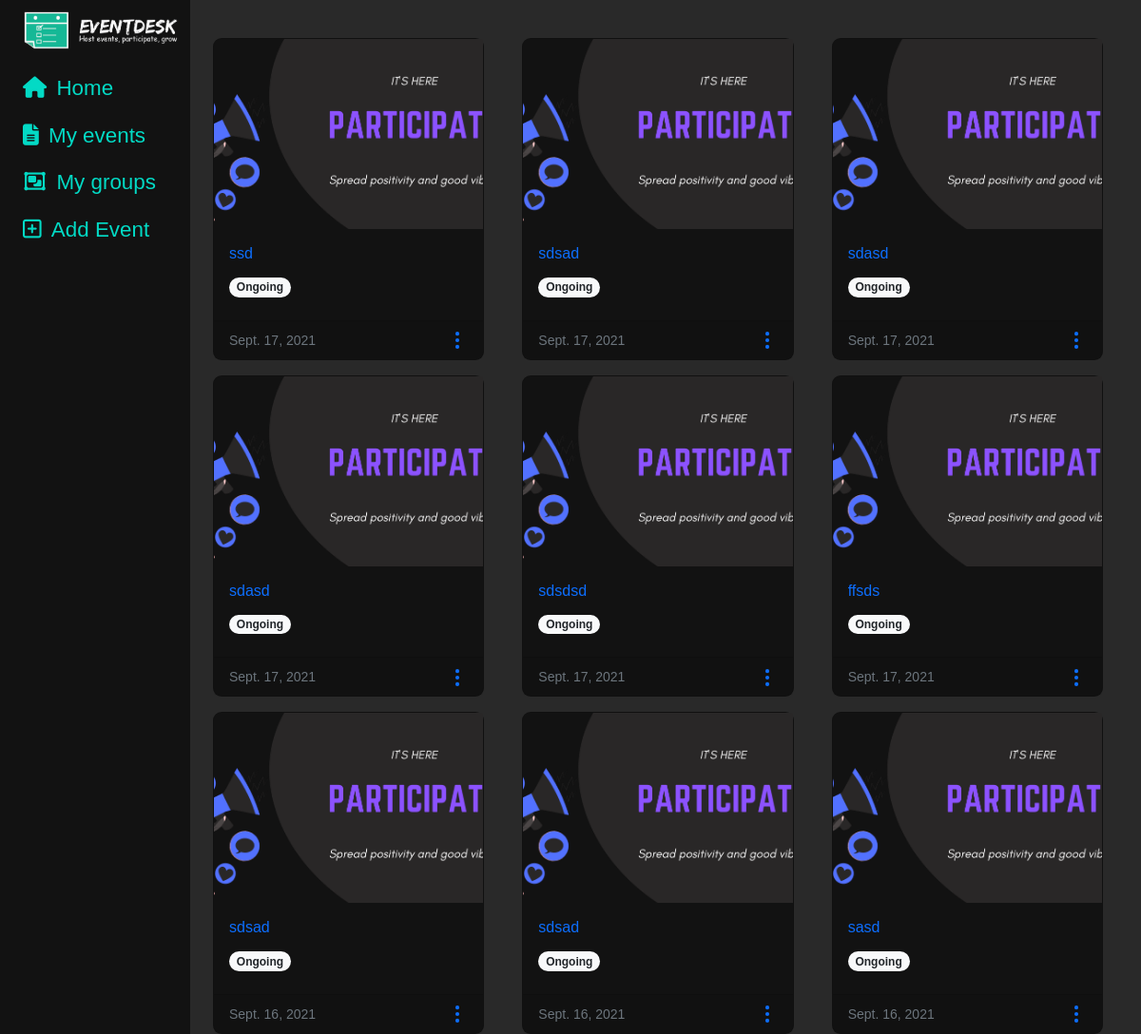
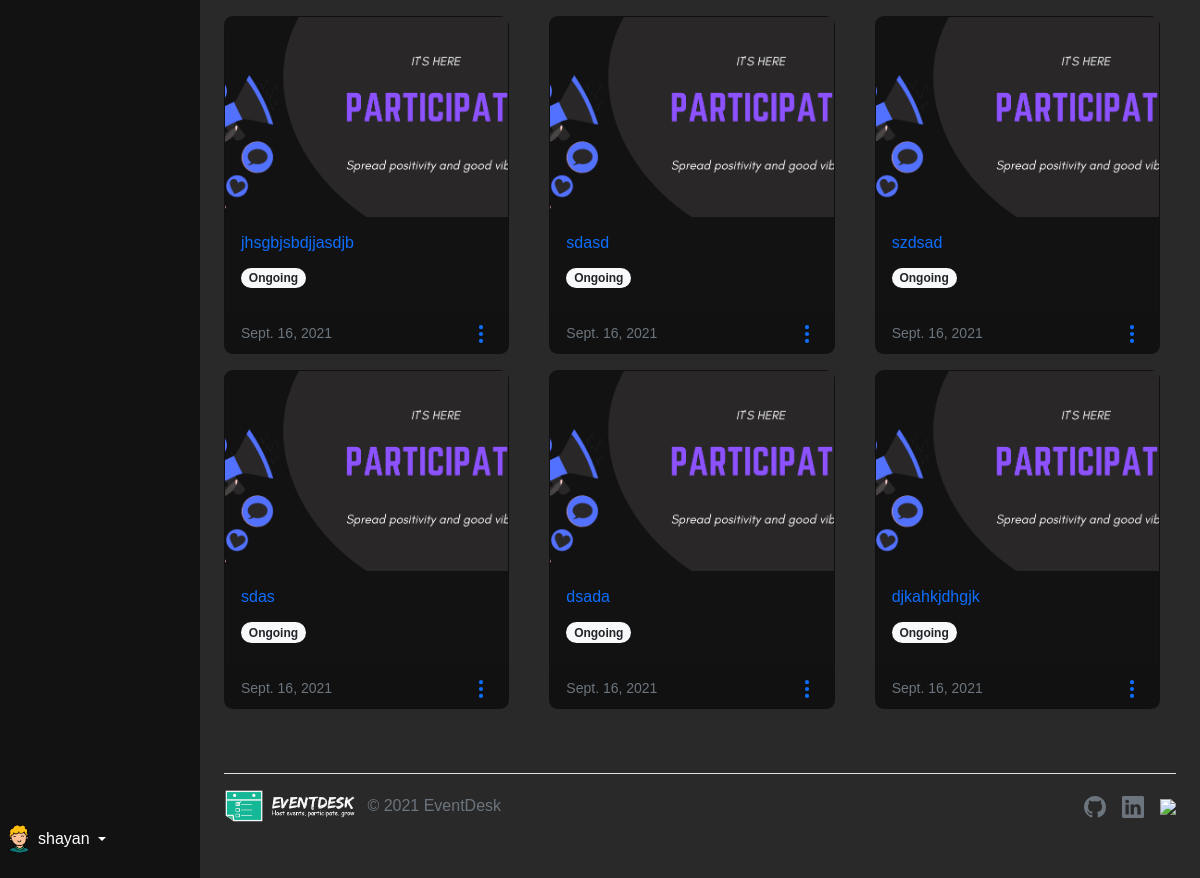
The app's page /events_list_host (signed in) with its own data (2 pictures, top to bottom).
### event_app/models.py (models this page shows, shortened)
class Profile(models.Model):
    user = models.OneToOneField(User, on_delete=models.CASCADE)
    bio = models.CharField(max_length=100,default=" ")
    type_of = models.CharField(max_length=2, choices=TYPE_OF_PROFILE,default='NR')
    dp = models.ImageField(upload_to= 'dp', default = 'avatar_obrx70.png')
    phone = models.BigIntegerField(null=True, blank=True)
    address = models.CharField(max_length=50, blank=True, null=True)

class Event(models.Model):
    title = models.CharField(max_length=400)
    unique_id = models.UUIDField(default=uuid.uuid4, editable=False)
    description = models.TextField(blank=True, null= True)
    poster = models.ImageField(upload_to= 'posters',default = 'poster_h9wa8t.png')
    rules = models.TextField(blank=True, null=True)
    type_of = models.CharField(max_length=2, choices=TYPE_OF_EVENT,default='NR')
    host = models.ForeignKey(Profile, on_delete=models.CASCADE)
    group = models.ForeignKey(EventGroup, on_delete=models.CASCADE, null=True, blank=True)
    no_of_participants  = models.IntegerField(default=0, blank=True, null=True)
    start_time = models.DateTimeField()
    end_time = models.DateTimeField()
    created_time = models.DateTimeField(auto_now_add=True)
    participants = models.ManyToManyField(Profile, related_name="participants")
    status = models.BooleanField(default=True)
    restricted = models.BooleanField(default=False)
    result_out = models.BooleanField(default=False)

### event_app/views.py (the view)
# urls.py: path('events_list_host', views.events_list_host, name='events_list_host'),
@login_required(login_url='/account/register_home')
def events_list_host(request):
    events = Event.objects.filter(host= request.user.profile).order_by('-created_time')
    context = {
        'events':events,
    }
    return render(request, 'events_list_host.html', context)

### templates/events_list_host.html (shortened to what this page needs)
{% extends "dashboard-base.html" %}
{% load static %}
{% block container %}
<div class="container mt-4">
    {% if events %}
    <div class="row">
        {% for event in events %}
        <div class="col-lg-4 col-sm-6 mb-3">
            <a style="text-decoration: none; " href="{% url 'event_view_host' event.pk %}">
                <div style=" margin-right: 1rem;" class="card" >
                    <img style="height:200px; object-fit:cover" src="{{event.poster.url}}" class="card-img-top"
                        alt="...">
                    <div class="card-body">
                        <h6 class="card-title">{{event.title}}</h6>
                        <h6><span class="badge rounded-pill bg-light text-dark mt-2">
                                {% if event.result_out %}
                                Passed
                                {% else %}
                                Ongoing
                                {% endif %}
                            </span>
                        </h6>
                    </div>
                    <div class="card-footer">
                        <div class="d-flex justify-content-between">
                            <small class="text-muted">{{event.start_time.date}}</small>
                            <a style="text-decoration:none; " href="#" type="button" data-bs-toggle="dropdown" ><svg xmlns="http://www.w3.org/2000/svg" width="22" height="22" fill="currentColor" class="bi bi-three-dots-vertical" viewBox="0 0 16 16">
                                <path d="M9.5 13a1.5 1.5 0 1 1-3 0 1.5 1.5 0 0 1 3 0zm0-5a1.5 1.5 0 1 1-3 0 1.5 1.5 0 0 1 3 0zm0-5a1.5 1.5 0 1 1-3 0 1.5 1.5 0 0 1 3 0z"/>
                            </svg></a>
                        </div>
                    </div>
                </div>
            </a>
        </div>
        {% endfor %}
    </div>
    {% endif %}
</div>
{% endblock container %}

### templates/dashboard-base.html (shortened to what this page needs)
{% load static %}
<!DOCTYPE html>
<html lang="en">
<head>
    <link href="http://fonts.cdnfonts.com/css/circular-std-book" rel="stylesheet">
    <link href="https://cdn.jsdelivr.net/npm/bootstrap@5.1.0/dist/css/bootstrap.min.css" rel="stylesheet"
>
    <link rel="stylesheet" href="https://cdn.jsdelivr.net/npm/bootstrap-icons@1.3.0/font/bootstrap-icons.css">
</head>
<body onload="loadfun()">
    <div class="container-fluid">
        <div class="row flex-nowrap">
            <div class="col-auto col-md-3 col-xl-2 px-sm-2 px-0 ">
                <div class="d-flex flex-column align-items-center align-items-sm-start px-3 pt-2 text-white min-vh-100">
                    <a href="/" class="d-flex align-items-center pb-3 mb-md-0 me-md-auto text-white text-decoration-none mt-1">
                        <span class="fs-5 d-none d-sm-inline"><img style="height:2.5rem" src="{% static 'logo.png' %}" alt=""></span>
                    </a>
                    <ul class="nav nav-pills flex-column mb-sm-auto mb-0 align-items-center align-items-sm-start" id="menu">
                        <li class="nav-item">
                            <a id="nav-link" href="/" class="nav-link align-middle px-0">
                                <i class="fas fa-home"></i> <span class="ms-1 d-none d-sm-inline">Home</span>
                            </a>
                        </li>
                        <li class="nav-item">
                            <a id="nav-link" href="{% url 'events_list_host' %}" class="nav-link align-middle px-0">
                                <i class="fas fa-file-alt"></i> <span class="ms-1 d-none d-sm-inline">My events</span>
                            </a>
                        </li>
                        <li class="nav-item">
                            <a id="nav-link" href="{% url 'groups_list_host' %}" class="nav-link align-middle px-0">
                                <i class="far fa-object-group"></i> <span class="ms-1 d-none d-sm-inline">My groups</span>
                            </a>
                        </li>
                        <li class="nav-item">
                            <a id="nav-link" href="{% url 'add_event' %}" class="nav-link align-middle px-0">
                                <i class="far fa-plus-square"></i> <span class="ms-1 d-none d-sm-inline">Add Event</span>
                            </a>
                        </li>
                    </ul>
                    <div style="max-width: 10vw;" class="dropdown fixed-bottom px-1 pb-4">
                        <a href="#" class="d-flex align-items-center text-white text-decoration-none dropdown-toggle" id="dropdownUser1" data-bs-toggle="dropdown" aria-expanded="false">
                            <img src="{{request.user.profile.dp.url}}" alt="{{request.user}}" width="30" height="30" class="rounded-circle"/>
                            <span class="d-none d-sm-inline mx-1">{{request.user}}</span>
                        </a>
                    </div>
                </div>
            </div>
            <div id="bg-grad" class="col py-3 px-0">
               {% block container %}
               {% endblock container %}
               <div class="container mt-5">
                <footer class="d-flex flex-wrap justify-content-between align-items-center py-3 my-4 border-top">
                  <div class="col-md-4 d-flex align-items-center">
                    <a href="/" class="mb-3 me-2 mb-md-0 text-muted text-decoration-none lh-1">
                      <img id='logo' style="height:2rem" src="{% static 'logo.png' %}" alt="">
                    </a>
                    <span class="text-muted">© 2021 EventDesk</span>
                  </div>
                  <ul class="nav col-md-4 justify-content-end list-unstyled d-flex">
                    <li class="ms-3">
                        <a class="text-muted" href="https://github.com/GrowerLabs">
                        </a>
                    </li>
                    <li class="ms-3">
                        <a class="text-muted" href="https://www.linkedin.com/company/growerlabs/">
                        </a>
                    </li>
                    <li class="ms-3">
                        <a class="text-muted" href="https://www.instagram.com/grower.labs/">
                            <img src="https://img.icons8.com/doodle/26/000000/instagram-new.png"/>
                        </a>
                    </li>
                  </ul>
                </footer>
              </div>
            </div>
        </div>
    </div>
</body>
</html>

### templates/dashboard-base.html (style rules this page uses)
body { background: #121212 !important; color: #ffff; font-family: 'Circular Std Medium', sans-serif; }
.card { background: #121212; border-radius: 9px; }
#bg-grad { background-color:#292929; }
#logo { height:3.3rem; margin-right: 0.3rem; }
.nav-link { font-size: 1.4rem; }
#nav-link { color: #03dac5; }

### records on screen
Event: poster (picture), title "ssd", result_out "Ongoing", start_time "Sept. 17, 2021"
Event: poster (picture), title "sdsad", result_out "Ongoing", start_time "Sept. 17, 2021"
Event: poster (picture), title "sdasd", result_out "Ongoing", start_time "Sept. 17, 2021"
Event: poster (picture), title "sdasd", result_out "Ongoing", start_time "Sept. 17, 2021"
Event: poster (picture), title "sdsdsd", result_out "Ongoing", start_time "Sept. 17, 2021"
Event: poster (picture), title "ffsds", result_out "Ongoing", start_time "Sept. 17, 2021"
Event: poster (picture), title "sdsad", result_out "Ongoing", start_time "Sept. 16, 2021"
Event: poster (picture), title "sdsad", result_out "Ongoing", start_time "Sept. 16, 2021"
Event: poster (picture), title "sasd", result_out "Ongoing", start_time "Sept. 16, 2021"
Event: poster (picture), title "jhsgbjsbdjjasdjb", result_out "Ongoing", start_time "Sept. 16, 2021"
Event: poster (picture), title "sdasd", result_out "Ongoing", start_time "Sept. 16, 2021"
Event: poster (picture), title "szdsad", result_out "Ongoing", start_time "Sept. 16, 2021"
Event: poster (picture), title "sdas", result_out "Ongoing", start_time "Sept. 16, 2021"
Event: poster (picture), title "dsada", result_out "Ongoing", start_time "Sept. 16, 2021"
Event: poster (picture), title "djkahkjdhgjk", result_out "Ongoing", start_time "Sept. 16, 2021"

### other values on screen
{{ request.user }} "shayan"
